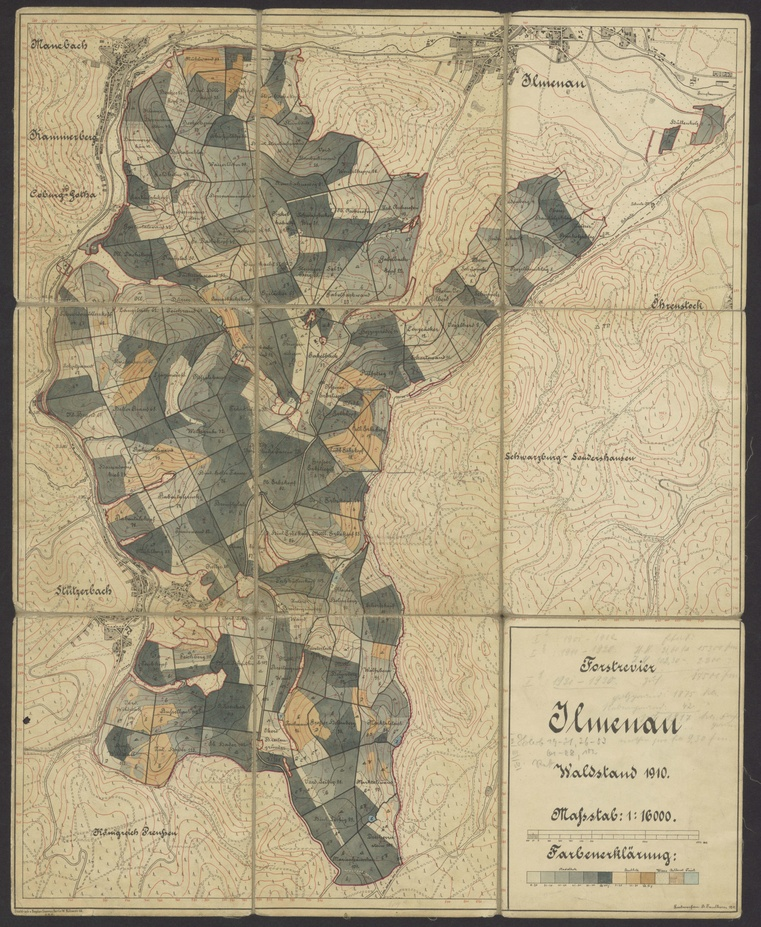
#> input picture map-images-compressed/1085149331_000001#0002.jpg, 761 x 927 px, shrunk from 3365 x 4096 before the run; its folder holds only this picture in this run
$ python -i fold_detection.py   (imports and definitions only)
#> lines starting #> are read from the running program, lines starting #| are printed output that depends on the picture
"""
Stage 2 — Fold line detection.

Locates the horizontal and vertical fold/stitch bands in a cropped map image.

Two detectors are provided:

  detect_fold_lines()       — matched-filter (local-contrast) on a 1-D profile.
  detect_fold_lines_hough() — edge-density profiling + Hough-line validation.
                              More robust on multi-colour maps with fragmented
                              or partially-occluded fold lines.

Both return the same list[(center, left_edge, right_edge)] contract.
"""

import math

import cv2
import numpy as np


# ---------------------------------------------------------------------------
# Internal helpers
# ---------------------------------------------------------------------------

def _find_peaks(signal: np.ndarray, min_prominence: float,
                min_distance: int = 50) -> list:
    """Local-maxima peak finder with prominence and distance constraints."""
    peaks = []
    n = len(signal)
    for i in range(1, n - 1):
        if signal[i] >= signal[i - 1] and signal[i] >= signal[i + 1]:
            left_min  = np.min(signal[max(0, i - min_distance):i])
            right_min = np.min(signal[i + 1:min(n, i + min_distance)])
            prominence = signal[i] - max(left_min, right_min)
            if prominence >= min_prominence:
                peaks.append(i)

    # Suppress duplicates within min_distance (keep the first / leftmost)
    filtered = []
    for p in peaks:
        if not filtered or p - filtered[-1] >= min_distance:
            filtered.append(p)
    return filtered


def _matched_filter_score(profile: np.ndarray,
                           fold_half_width: int = 25,
                           gap: int = 10,
                           neighbor_width: int = 80,
                           symmetric: bool = False) -> np.ndarray:
    """
    Vectorised O(n) local-contrast score via cumulative sums.

    At each position i the score = |mean(band) - mean(neighbours)|, where
    band   = profile[i-hw : i+hw]
    neighbours = profile[i-hw-gap-nw : i-hw-gap]  ∪  profile[i+hw+gap : i+hw+gap+nw]

    When symmetric=True the score is min(l_mean - c_mean, r_mean - c_mean),
    clipped to zero.  This is positive only when BOTH neighbours are brighter
    than the band — the exact fold-crease signature (dark stripe between two
    light regions).  Asymmetric one-sided transitions (forest edge meeting open
    land on one side, deeper forest on the other) produce a negative minimum
    and are zeroed out.
    """
    n  = len(profile)
    cs = np.concatenate([[0.0], np.cumsum(profile)])
    idx = np.arange(n)
    hw, g, nw = fold_half_width, gap, neighbor_width

    c_s = np.clip(idx - hw,          0, n)
    c_e = np.clip(idx + hw,          0, n)
    l_s = np.clip(idx - hw - g - nw, 0, n)
    l_e = np.clip(idx - hw - g,      0, n)
    r_s = np.clip(idx + hw + g,      0, n)
    r_e = np.clip(idx + hw + g + nw, 0, n)

    c_len  = np.maximum(c_e - c_s, 1)
    c_mean = (cs[c_e] - cs[c_s]) / c_len

    l_len  = np.maximum(l_e - l_s, 1)
    l_mean = (cs[l_e] - cs[l_s]) / l_len

    r_len  = np.maximum(r_e - r_s, 1)
    r_mean = (cs[r_e] - cs[r_s]) / r_len

    if symmetric:
        # Both neighbours must be brighter than the band.
        return np.maximum(np.minimum(l_mean - c_mean, r_mean - c_mean), 0.0)

    n_len  = (l_e - l_s) + (r_e - r_s)
    n_sum  = (cs[l_e] - cs[l_s]) + (cs[r_e] - cs[r_s])
    n_mean = np.where(n_len > 0, n_sum / np.maximum(n_len, 1), c_mean)
    return np.abs(c_mean - n_mean)


def _select_equal_spacing(score: np.ndarray, peaks: list, n: int,
                           min_distance: int, max_folds: int = 9,
                           tolerance_frac: float = 0.20) -> list:
    """
    Keep from *peaks* only the subset that fits an equal-spacing grid.

    Tiles are always the same size, so k fold lines sit at
    n/(k+1), 2n/(k+1), ..., k*n/(k+1).  For each candidate k the function
    checks whether every ideal position has a matching peak within
    tolerance_frac * spacing.  Among all valid k the one with the highest
    total score is returned.

    Safety: if the filter would remove a peak whose score is ≥ 20 % of the
    strongest peak (i.e. a clearly real fold that just doesn't fit the ideal
    grid, because tile sizes are unequal), the original list is returned
    unchanged.  This prevents the filter from incorrectly discarding real
    folds on non-uniform maps.
    """
    if len(peaks) <= 1:
        return peaks

    max_score   = max(score[p] for p in peaks)
    safe_thresh = 0.20 * max_score   # don't remove peaks this strong

    best_matched = None
    best_total   = -1.0

    for k in range(1, max_folds + 1):
        spacing   = n / (k + 1)
        if spacing < min_distance:
            break
        tolerance = spacing * tolerance_frac

        matched = []
        total   = 0.0
        valid   = True

        for i in range(1, k + 1):
            ideal = spacing * i
            near  = [p for p in peaks if abs(p - ideal) <= tolerance]
            if not near:
                valid = False
                break
            best_p = max(near, key=lambda p: score[p])
            matched.append(best_p)
            total += score[best_p]

        if valid and total > best_total:
            best_total   = total
            best_matched = sorted(set(matched))

    if best_matched is None:
        return peaks  # no valid equal-spacing grid — keep all

    # Safety: don't remove a peak that looks like a real fold
    removed = [p for p in peaks if p not in best_matched]
    if any(score[p] >= safe_thresh for p in removed):
        return peaks

    return best_matched


# ---------------------------------------------------------------------------
# Public API
# ---------------------------------------------------------------------------

# [91 lines left out: function detect_fold_lines, not called in this run]


def detect_fold_lines_hough(gray: np.ndarray,
                             axis: str = 'vertical',
                             min_distance_frac: float = 0.12,
                             edge_guard_frac: float = 0.10,
                             prominence_std_mult: float = 2.5,
                             strip_half: int = 80,
                             hough_threshold: int = 30,
                             hough_min_line_frac: float = 0.15,
                             hough_max_gap_frac: float = 0.20,
                             hough_angle_tol_deg: float = 5.0,
                             band_brightness_margin: int = 20,
                             band_half_min: int = 25) -> list:
    """
    Detect fold line positions using edge-density profiling + Hough validation.

    Robust on multi-colour maps where simple brightness argmin drifts toward
    dark content (forest, water) rather than the physical crease.

    Only fold segments that are **actually visible** are used — no missing
    parts are inferred or extrapolated.

    Parameters
    ----------
    gray                  : grayscale image (uint8)
    axis                  : 'vertical' or 'horizontal'
    min_distance_frac     : minimum fold spacing as fraction of image dimension
    edge_guard_frac       : fraction masked at each edge (avoids border artefacts)
    prominence_std_mult   : peak threshold = mean + N*std of density signal
    strip_half            : half-width of Canny strip around each candidate (px)
    hough_threshold       : HoughLinesP accumulator threshold
    hough_min_line_frac   : minimum accepted segment length as fraction of fold length
    hough_max_gap_frac    : max gap to bridge within one segment (fraction of fold length)
    hough_angle_tol_deg   : angular tolerance around perpendicular direction (degrees)
    band_half_min         : minimum half-width of the output band (px)

    Returns
    -------
    List of (center, left_edge, right_edge) tuples — same contract as detect_fold_lines().
    """
    h, w = gray.shape

    # ------------------------------------------------------------------
    # Step 1 & 2: Candidate peaks via matched-filter on brightness profile.
    # The matched filter (local contrast) detects "dark band surrounded by
    # lighter content" — the exact fold signature — and is already robust
    # on multicolour maps (uses central strip + median).  We reuse it here
    # to get reliable candidates, then validate/refine with Hough in Step 4.
    # ------------------------------------------------------------------
    STRIP_LO, STRIP_HI = 0.35, 0.65
    if axis == 'vertical':
        lo_s, hi_s = int(h * STRIP_LO), int(h * STRIP_HI)
        profile  = np.median(gray[lo_s:hi_s, :], axis=0).astype(float)
        dim_along = h
    else:
        lo_s, hi_s = int(w * STRIP_LO), int(w * STRIP_HI)
        profile  = np.median(gray[:, lo_s:hi_s], axis=1).astype(float)
        dim_along = w

    n            = len(profile)
    min_distance = max(50, int(n * min_distance_frac))
    guard        = max(10, int(n * edge_guard_frac))

    score = _matched_filter_score(profile, symmetric=True)
    score[:guard]  = 0.0
    score[-guard:] = 0.0

    inner             = score[guard:-guard]
    prominence_thresh = np.mean(inner) + prominence_std_mult * np.std(inner)

    candidate_peaks = _find_peaks(score,
                                   min_prominence=prominence_thresh,
                                   min_distance=min_distance)

    if not candidate_peaks:
        return []

    # ------------------------------------------------------------------
    # Step 3: Build Canny edge image for Hough validation.
    # Bilateral filter first to reduce texture noise while keeping crease
    # edges sharp.
    # ------------------------------------------------------------------
    blurred = cv2.bilateralFilter(gray, d=9, sigmaColor=50, sigmaSpace=50)

    # ------------------------------------------------------------------
    # Step 4: Hough validation + position refinement per candidate.
    # Segments from legends / text boxes are oblique and fail the angle
    # filter.  Refined center = median midpoint of accepted segments.
    # ------------------------------------------------------------------
    canny = cv2.Canny(blurred, threshold1=30, threshold2=90)

    min_line_len = max(20, int(dim_along * hough_min_line_frac))
    max_line_gap = max(10, int(dim_along * hough_max_gap_frac))

    # Angle target: atan2(|dy|, |dx|) → 90° for vertical, 0° for horizontal
    angle_target = 90.0 if axis == 'vertical' else 0.0

    refined_peaks = []
    for p in candidate_peaks:
        if axis == 'vertical':
            lo  = max(0, p - strip_half)
            hi  = min(w, p + strip_half)
            strip_canny = canny[:, lo:hi]
        else:
            lo  = max(0, p - strip_half)
            hi  = min(h, p + strip_half)
            strip_canny = canny[lo:hi, :]

        lines = cv2.HoughLinesP(
            strip_canny,
            rho=1,
            theta=math.pi / 180.0,
            threshold=hough_threshold,
            minLineLength=min_line_len,
            maxLineGap=max_line_gap,
        )

        if lines is None:
            continue    # no line evidence → not a real fold

        accepted = []
        for x1, y1, x2, y2 in lines[:, 0, :]:
            dx, dy = float(x2 - x1), float(y2 - y1)
            if dx == 0 and dy == 0:
                continue
            angle = math.degrees(math.atan2(abs(dy), abs(dx)))
            if abs(angle - angle_target) <= hough_angle_tol_deg:
                # Convert strip-local coord back to full-image coord
                mid = ((x1 + x2) / 2.0 if axis == 'vertical'
                       else (y1 + y2) / 2.0) + lo
                accepted.append(mid)

        if not accepted:
            continue    # lines found but none perpendicular to axis

        refined_peaks.append(int(round(float(np.median(accepted)))))

    if not refined_peaks:
        return []

    # Equal-spacing filter: keep the subset that best fits a regular grid.
    refined_peaks = _select_equal_spacing(score, refined_peaks, n, min_distance)

    if not refined_peaks:
        return []

    # ------------------------------------------------------------------
    # Step 5: Band edge detection using matched-filter score on the
    # brightness profile.  The density profile (edge sum) is directional
    # and sharp; the brightness profile argmin is used only to pin the
    # center, while the matched-filter score defines the band width.
    # This reuses the same approach as detect_fold_lines() so band widths
    # are consistent and do not bleed to the image boundary.
    # ------------------------------------------------------------------
    if axis == 'vertical':
        brightness_profile = np.median(gray, axis=0).astype(float)
    else:
        brightness_profile = np.median(gray, axis=1).astype(float)

    mf_score = _matched_filter_score(brightness_profile,
                                      fold_half_width=band_half_min,
                                      gap=10,
                                      neighbor_width=80)

    fold_lines = []
    for p in refined_peaks:
        p = max(0, min(n - 1, p))

        threshold = max(mf_score[p] * 0.30, 1e-6)
        left = p
        while left > 0 and mf_score[left] > threshold:
            left -= 1
        right = p
        while right < n - 1 and mf_score[right] > threshold:
            right += 1

        left  = min(left,  p - band_half_min)
        right = max(right, p + band_half_min)
        fold_lines.append((p, max(0, left), min(n - 1, right)))

    return fold_lines

>>> import cv2
>>> picture = cv2.imread('../map-images-compressed/1085149331_000001#0002.jpg', cv2.IMREAD_GRAYSCALE)
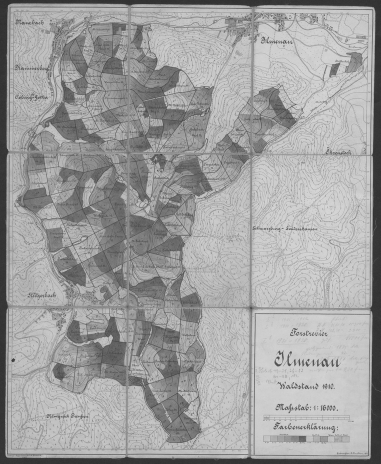
#> picture: shape (927, 761) (shown at 1/2 size); min 37, max 225, mean 160.8
>>> result = detect_fold_lines_hough(picture)
#> in detect_fold_lines_hough, `profile  = np.median(gray[lo_s:hi_s, :], axis=0).astype(float)`: profile = 761 values, max 206 at index 619, min 52 at index 11, mean 163.5
#> in detect_fold_lines_hough, `n            = len(profile)`: n = 761
#> in detect_fold_lines_hough, `min_distance = max(50, int(n * min_distance_frac))`: min_distance = 91
#> in detect_fold_lines_hough, `guard        = max(10, int(n * edge_guard_frac))`: guard = 76
#> in _matched_filter_score, `n  = len(profile)`: n = 761
#> in _matched_filter_score, `cs = np.concatenate([[0.0], np.cumsum(profile)])`: cs = 762 values from 0 to 124416
#> in _matched_filter_score, `c_s = np.clip(idx - hw,          0, n)`: c_s = 761 values from 0 to 735
#> in _matched_filter_score, `c_e = np.clip(idx + hw,          0, n)`: c_e = 761 values from 25 to 761
#> in _matched_filter_score, `l_s = np.clip(idx - hw - g - nw, 0, n)`: l_s = 761 values from 0 to 645
#> in _matched_filter_score, `l_e = np.clip(idx - hw - g,      0, n)`: l_e = 761 values from 0 to 725
#> in _matched_filter_score, `r_s = np.clip(idx + hw + g,      0, n)`: r_s = 761 values from 35 to 761
#> in _matched_filter_score, `r_e = np.clip(idx + hw + g + nw, 0, n)`: r_e = 761 values from 115 to 761
#> in _matched_filter_score, `c_len  = np.maximum(c_e - c_s, 1)`: c_len = 761 values, max 50 at index 25, min 25 at index 0, mean 49.18
#> in _matched_filter_score, `c_mean = (cs[c_e] - cs[c_s]) / c_len`: c_mean = 761 values, max 204 at index 635, min 104.3 at index 760, mean 164.3
#> in _matched_filter_score, `l_len  = np.maximum(l_e - l_s, 1)`: l_len = 761 values from 1 to 80
#> in _matched_filter_score, `l_mean = (cs[l_e] - cs[l_s]) / l_len`: l_mean = 761 values, max 203.6 at index 724, min 0 at index 0, mean 152.1
#> in _matched_filter_score, `r_len  = np.maximum(r_e - r_s, 1)`: r_len = 761 values, max 80 at index 0, min 1 at index 725, mean 72.21
#> in _matched_filter_score, `r_mean = (cs[r_e] - cs[r_s]) / r_len`: r_mean = 761 values, max 203.6 at index 574, min 0 at index 726, mean 153.8
#> in detect_fold_lines_hough, `score = _matched_filter_score(profile, symmetric=True)`: score = 761 values, max 9.68 at index 227, min 0 at index 0, mean 0.625
#> in detect_fold_lines_hough, `inner             = score[guard:-guard]`: inner = 609 values, max 9.68 at index 151, min 0 at index 0, mean 0.781
#> in detect_fold_lines_hough, `prominence_thresh = np.mean(inner) + prominence_std_mult * np.std(inner)`: prominence_thresh = 6.32
#> in _find_peaks, `n = len(signal)`: n = 761
#> after the loop in _find_peaks, `for i in range(1, n - 1):`: peaks = [227, 231, 242, 255]
#> the loop in _find_peaks, `for p in peaks:` made 4 passes
#> p on passes 1 to 4: 227, 231, 242, 255
#> after the loop in _find_peaks, `for p in peaks:`: filtered = [227]
#> in detect_fold_lines_hough, `canny = cv2.Canny(blurred, threshold1=30, threshold2=90)`:
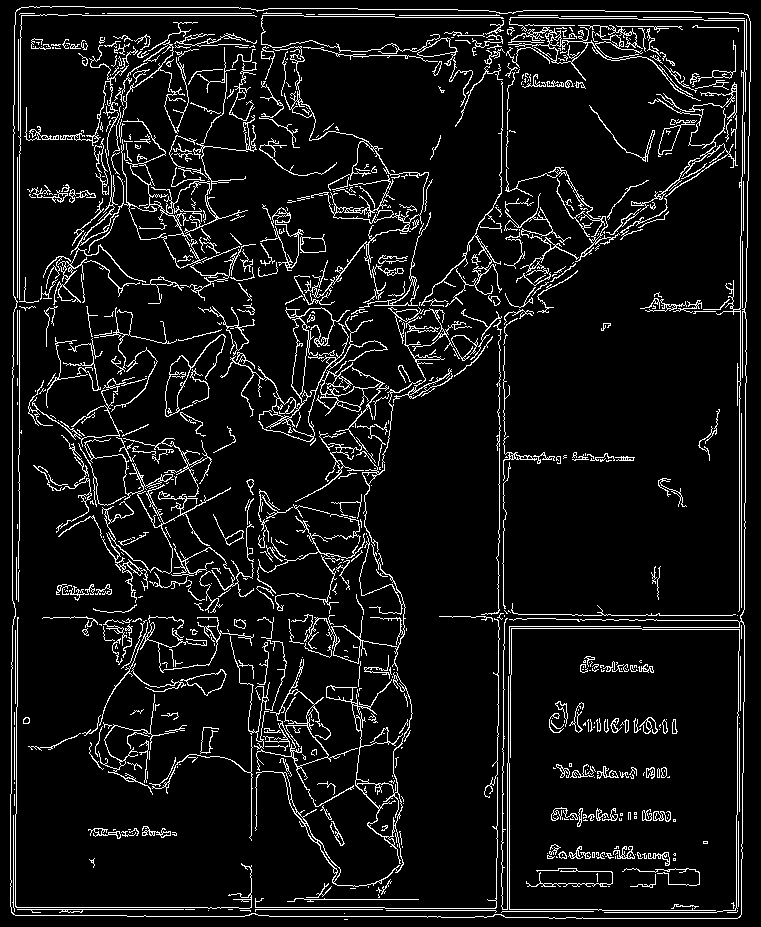
#> canny: shape (927, 761); 8% white in thin lines or dots
#> the loop in detect_fold_lines_hough, `for p in candidate_peaks:` made 1 pass
#> (p, lo, hi) on pass 1: (227, 147, 307)
#> pass 1, in detect_fold_lines_hough, `strip_canny = canny[:, lo:hi]`:
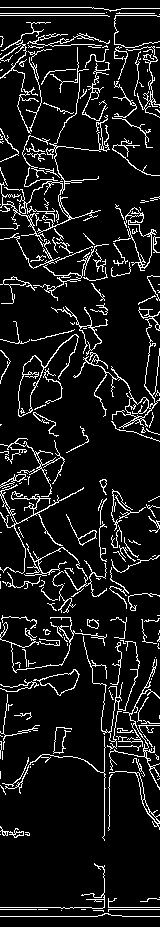
#> strip_canny: shape (927, 160); 9.7% white in thin lines or dots
#> after the loop in detect_fold_lines_hough, `for p in candidate_peaks:`: refined_peaks = [226]
#> in detect_fold_lines_hough, `brightness_profile = np.median(gray, axis=0).astype(float)`: brightness_profile = 761 values, max 203 at index 618, min 52 at index 0, mean 167.3
#> in detect_fold_lines_hough, `mf_score = _matched_filter_score(brightness_profile, fold_half_width=b..`: mf_score = 761 values, max 95.15 at index 760, min 0.216 at index 386, mean 14.57
#> the loop in detect_fold_lines_hough, `for p in refined_peaks:` made 1 pass
#> (p, threshold, left, right) on pass 1: (226, 2.84, 195, 383)
#> after the loop in detect_fold_lines_hough, `for p in refined_peaks:`: fold_lines = [(226, 195, 383)]
#> result = [(226, 195, 383)]
